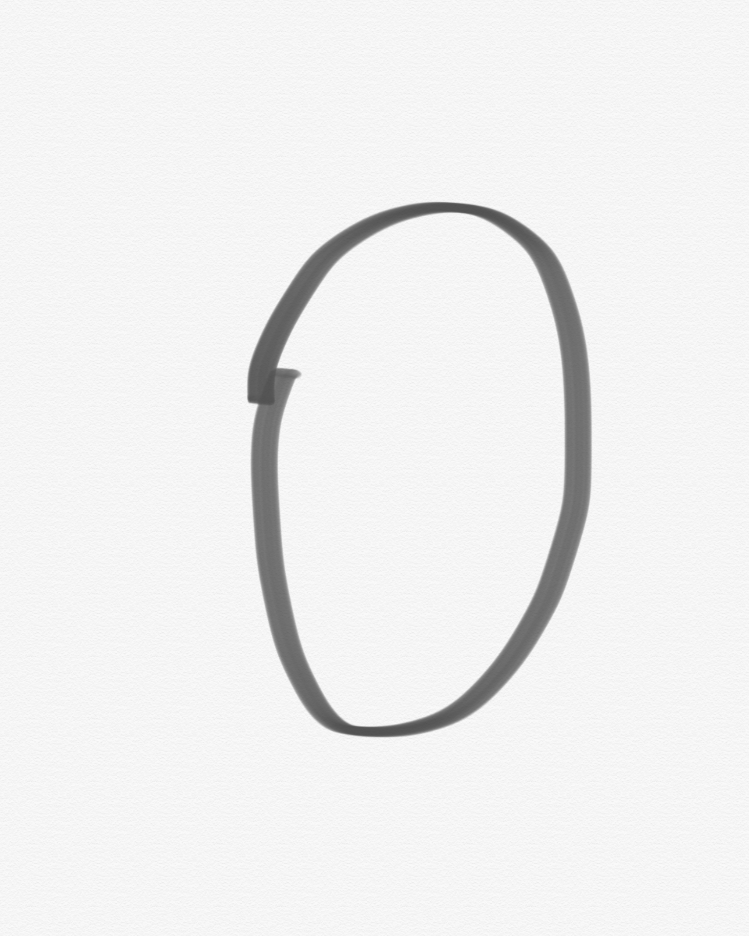
#> input picture 14 人工智能导论/exp/5 深度学习/picture/0.png, 749 x 936 px; its folder holds only this picture in this run
$ python app.py picture/0.png   (older library calls are emulated)
#> lines starting #> are read from the running program, lines starting #| are printed output that depends on the picture; after the words box and inside, x2 and y2 are one past the last pixel; in counts of white or black regions, pixels touching at a corner belong together
# app.py
import os
import glob
import tensorflow as tf
import mnist_inference
import mnist_train
from PIL import Image, ImageFilter
import matplotlib.pyplot as plt
import cv2


def evaluate(pic, pic_name):
    with tf.Graph().as_default() as g:
        x = tf.placeholder(tf.float32, [None, mnist_inference.INPUT_NODE], name='x-input')
        y = tf.placeholder(tf.float32, [None, mnist_inference.OUTPUT_NODE], name='y-input')
        validate_feed = {x:[pic]}
        y = mnist_inference.inference(x, None)
        result = tf.argmax(y, 1)
        variable_averages = tf.train.ExponentialMovingAverage(mnist_train.MOVING_AVERAGE_DECAY)
        variables_to_restore = variable_averages.variables_to_restore()
        saver = tf.train.Saver(variables_to_restore)
        with tf.Session() as sess:
            ckpt = tf.train.get_checkpoint_state(mnist_train.MODEL_SAVE_PATH)
            if ckpt and ckpt.model_checkpoint_path:
                saver.restore(sess, ckpt.model_checkpoint_path)
                global_step = ckpt.model_checkpoint_path.split('/')[-1].split('-')[-1]
                number = sess.run(result, feed_dict=validate_feed)
                pic_name = pic_name.split('\\')[-1]
                print(pic_name,' is :',number[0])
            else:
                print('No checkpoint file found')
                return


def image_prepare(pic_name):
    # 读取图像，第二个参数是读取方式
#> called with pic_name = 'picture/0.png'
    img = cv2.imread(pic_name, 1)
#> img is the input picture: shape (936, 749, 3); min 80, max 251, mean 239.3
    # 使用全局阈值，降噪
    ret,th1 = cv2.threshold(img,127,255,cv2.THRESH_BINARY)
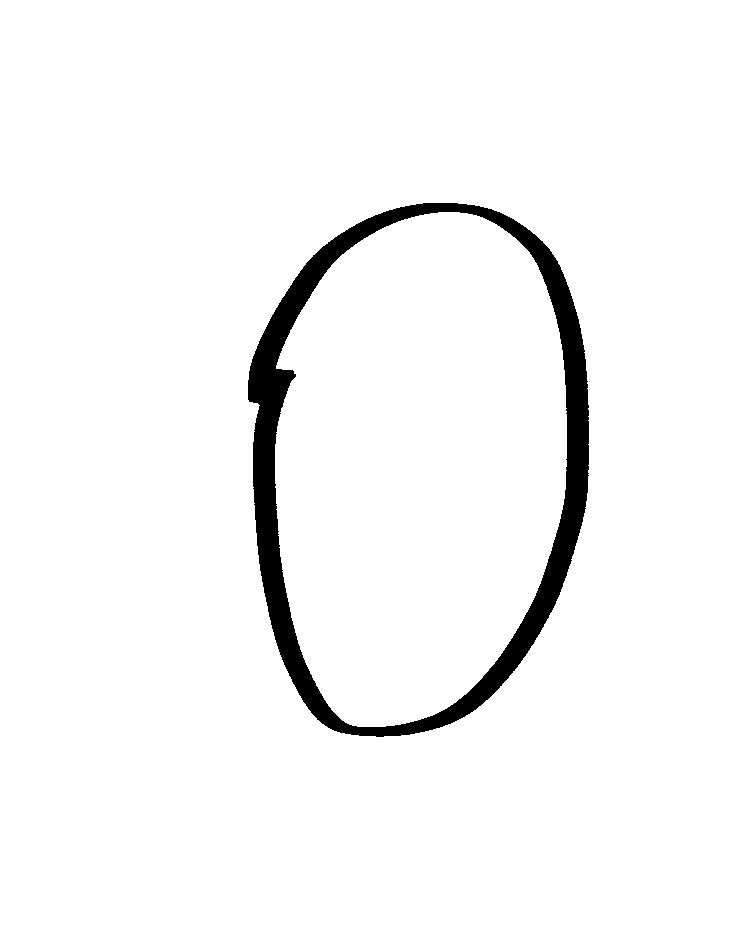
#> th1: shape (936, 749, 3); 96.2% white; 1 black region, box (x1, y1, x2, y2) and area: (248, 203, 589, 737) 26686
    # 把opencv图像转化为PIL图像
    im = Image.fromarray(cv2.cvtColor(th1,cv2.COLOR_BGR2RGB))
    # 灰度化
    im = im.convert('L')
    # 为图片重新指定尺寸
    im = im.resize((28,28), Image.ANTIALIAS)
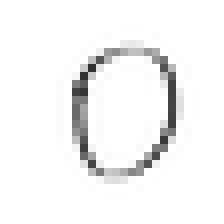
#> im: PIL image 28x28 L (shown 8 times larger); min 49, max 255, mean 243.9
    # plt.imshow(im)
    # plt.show()
    # 图像转换为list
    im_list = list(im.getdata())
#> im_list = 784 values, max 255 at index 0, min 49 at index 235, mean 243.9
    # 图像灰度反转
    result = [(255-x)*1.0/255.0 for x in im_list]
#> result = 784 values, max 0.808 at index 235, min 0 at index 0, mean 0.0434
    return result


def main(argv=None):
    # 把要识别的图片放到下面的文件夹中
    img_path = 'picture/'
    imgs = glob.glob(os.path.join(img_path, '*'))
    for p in imgs:
        # 图像处理：降噪、灰度化、修改尺寸以及灰度反转
        pic = image_prepare(p)
#> pic has the same summary as result in image_prepare
        # 识别图像
        evaluate(pic, p)
#> (the call stopped at in evaluate, `with tf.Graph().as_default() as g:`: tensorflow is not available in this run)


if __name__ == '__main__':
    main()

$ run again, on 14 人工智能导论/exp/5 深度学习/picture/7.png
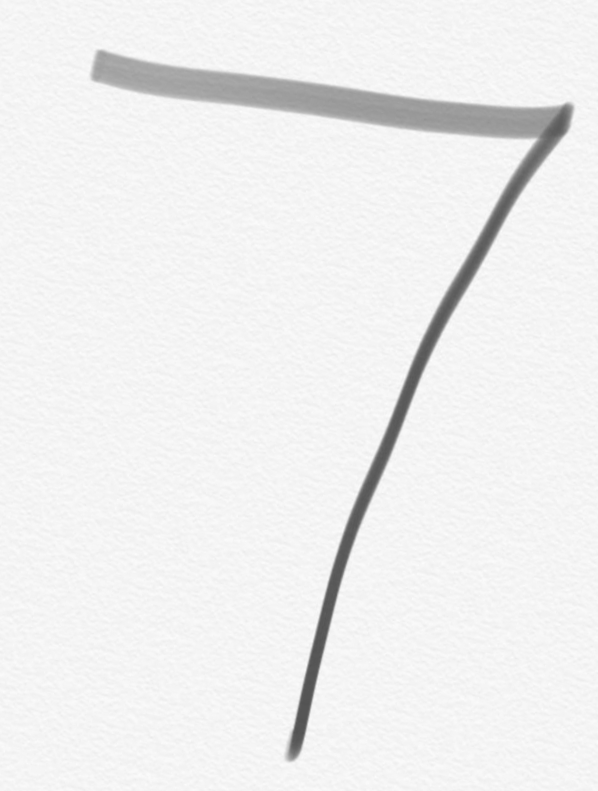
#> input picture 14 人工智能导论/exp/5 深度学习/picture/7.png, 598 x 791 px
#> in image_prepare, img is the input picture: shape (791, 598, 3); min 82, max 252, mean 239
#> in image_prepare, `ret,th1 = cv2.threshold(img,127,255,cv2.THRESH_BINARY)`:
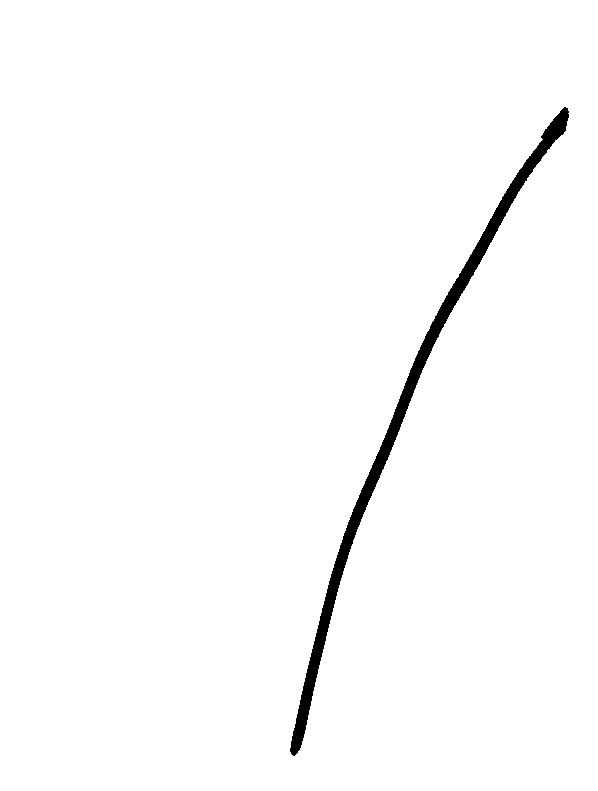
#> th1: shape (791, 598, 3); 98.3% white; 1 black region, box (x1, y1, x2, y2) and area: (290, 107, 569, 756) 7909
#> in image_prepare, `im = im.resize((28,28), Image.ANTIALIAS)`:
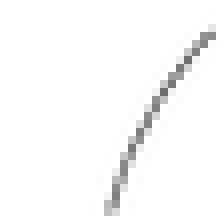
#> im: PIL image 28x28 L (shown 8 times larger); min 109, max 255, mean 250
#> im_list = 784 values, max 255 at index 0, min 109 at index 328, mean 250
#> result = 784 values, max 0.573 at index 328, min 0 at index 0, mean 0.0197
#> pic has the same summary as result in image_prepare

$ run again, on 14 人工智能导论/exp/5 深度学习/picture/8.png
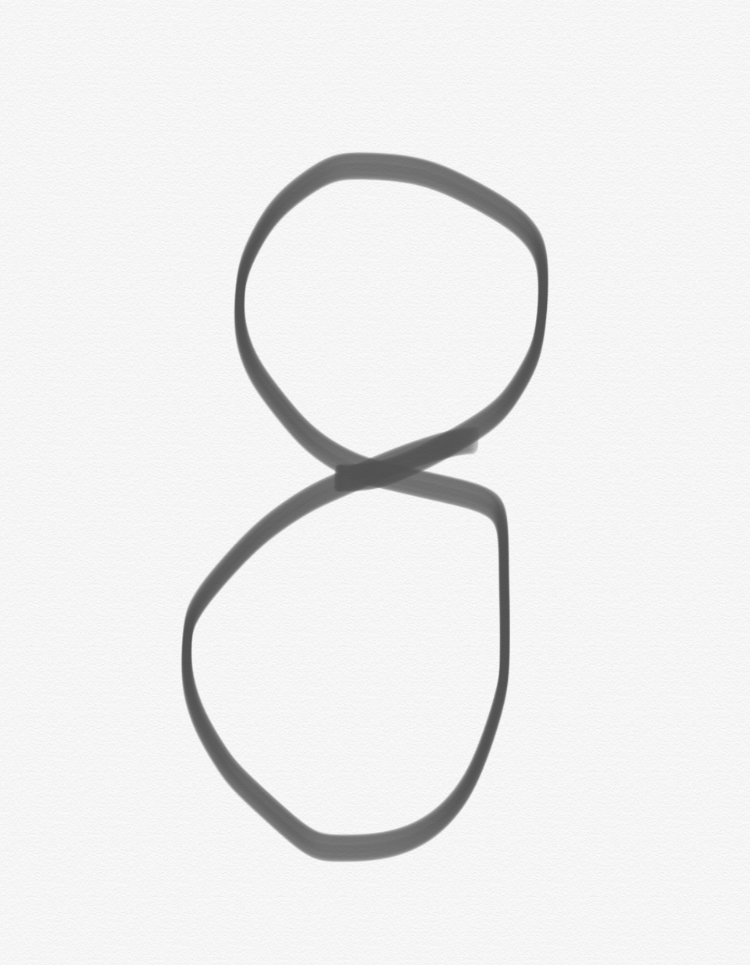
#> input picture 14 人工智能导论/exp/5 深度学习/picture/8.png, 750 x 965 px
#> in image_prepare, img is the input picture: shape (965, 750, 3); min 80, max 251, mean 237.8
#> in image_prepare, `ret,th1 = cv2.threshold(img,127,255,cv2.THRESH_BINARY)`:
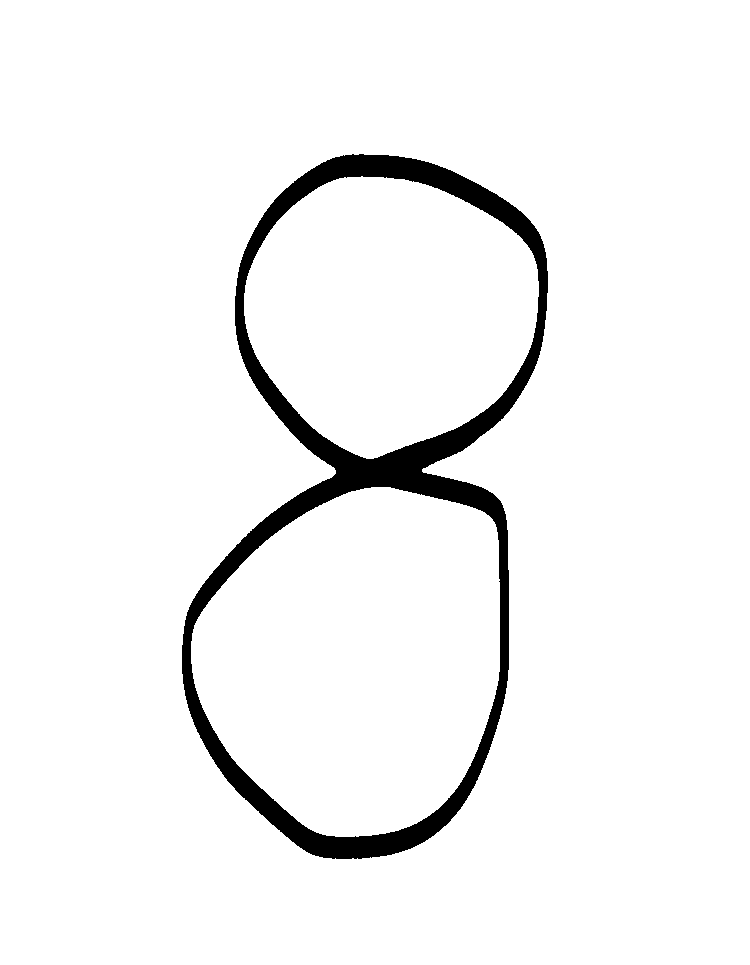
#> th1: shape (965, 750, 3); 95.4% white; 1 black region, box (x1, y1, x2, y2) and area: (182, 154, 548, 859) 33188
#> in image_prepare, `im = im.resize((28,28), Image.ANTIALIAS)`:
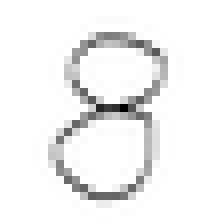
#> im: PIL image 28x28 L (shown 8 times larger); min 0, max 255, mean 241.5
#> im_list = 784 values, max 255 at index 0, min 0 at index 379, mean 241.5
#> result = 784 values, max 1 at index 379, min 0 at index 0, mean 0.0528
#> pic has the same summary as result in image_prepare

$ run again, on 14 人工智能导论/exp/5 深度学习/picture/4.png
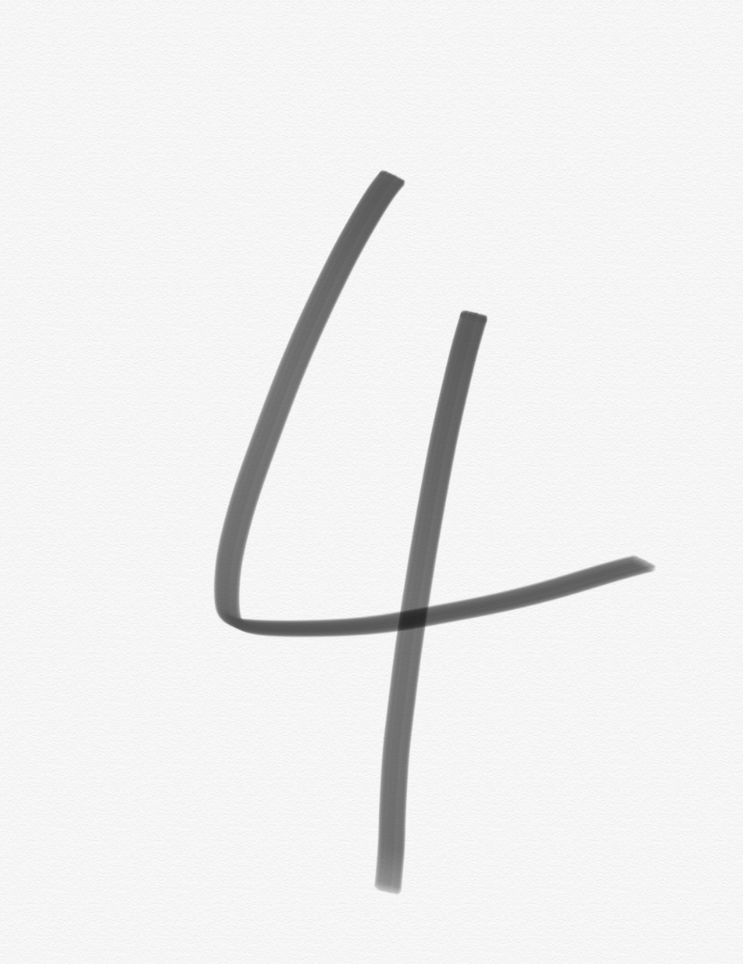
#> input picture 14 人工智能导论/exp/5 深度学习/picture/4.png, 743 x 964 px
#> in image_prepare, img is the input picture: shape (964, 743, 3); min 42, max 251, mean 238.6
#> in image_prepare, `ret,th1 = cv2.threshold(img,127,255,cv2.THRESH_BINARY)`:
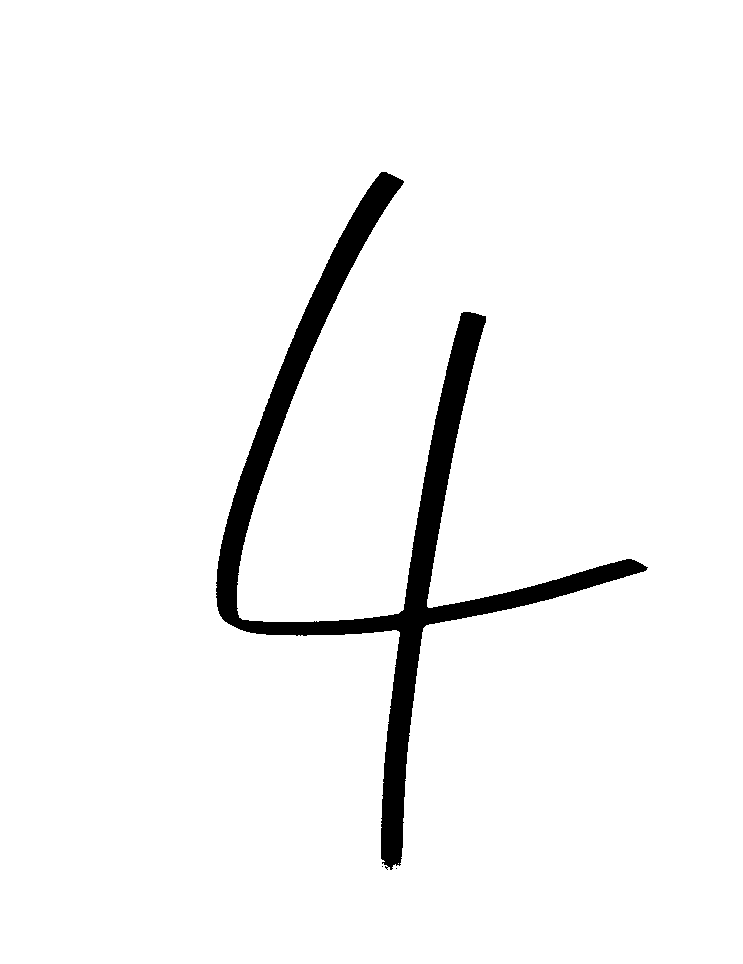
#> th1: shape (964, 743, 3); 95.8% white; 3 black regions (2 under 20 px), largest, box (x1, y1, x2, y2) and area: (216, 172, 648, 870) 29828
#> in image_prepare, `im = im.resize((28,28), Image.ANTIALIAS)`:
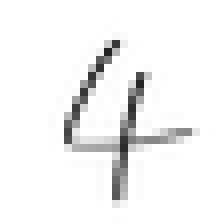
#> im: PIL image 28x28 L (shown 8 times larger); min 34, max 255, mean 243
#> im_list = 784 values, max 255 at index 0, min 34 at index 181, mean 243
#> result = 784 values, max 0.867 at index 181, min 0 at index 0, mean 0.0471
#> pic has the same summary as result in image_prepare
